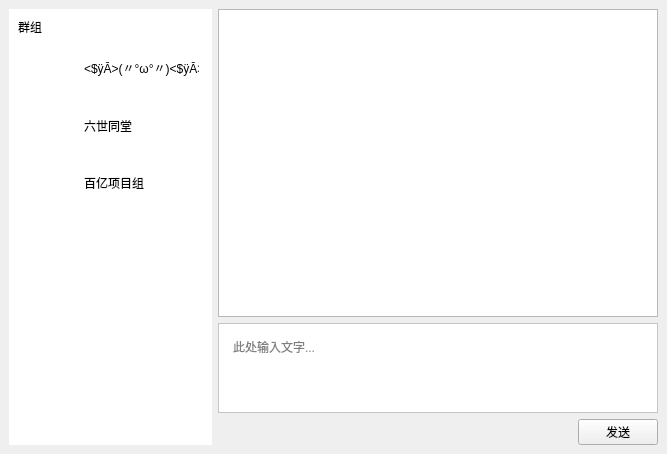
<?xml version="1.0" encoding="UTF-8"?>
<ui version="4.0">
 <class>MainWindow</class>
 <widget class="QMainWindow" name="MainWindow">
  <property name="geometry">
   <rect>
    <x>0</x>
    <y>0</y>
    <width>667</width>
    <height>454</height>
   </rect>
  </property>
  <property name="minimumSize">
   <size>
    <width>667</width>
    <height>454</height>
   </size>
  </property>
  <property name="windowTitle">
   <string>MainWindow</string>
  </property>
  <widget class="QWidget" name="centralwidget">
   <layout class="QVBoxLayout" name="verticalLayout_5">
    <item>
     <layout class="QGridLayout" name="gridLayout">
      <item row="0" column="0">
       <widget class="QWidget" name="widget" native="true">
        <property name="styleSheet">
         <string notr="true">background-color: rgb(255, 255, 255);
</string>
        </property>
        <layout class="QVBoxLayout" name="verticalLayout_4">
         <item>
          <widget class="QLabel" name="label">
           <property name="styleSheet">
            <string notr="true">font: 87 11pt &quot;Arial&quot;;</string>
           </property>
           <property name="text">
            <string>群组</string>
           </property>
          </widget>
         </item>
         <item>
          <layout class="QVBoxLayout" name="verticalLayout_3">
           <item>
            <widget class="QWidget" name="group1" native="true">
             <property name="minimumSize">
              <size>
               <width>0</width>
               <height>51</height>
              </size>
             </property>
             <widget class="QWidget" name="layoutWidget_4">
              <property name="geometry">
               <rect>
                <x>0</x>
                <y>0</y>
                <width>185</width>
                <height>53</height>
               </rect>
              </property>
              <layout class="QHBoxLayout" name="horizontalLayout_6">
               <item>
                <spacer name="horizontalSpacer_6">
                 <property name="orientation">
                  <enum>Qt::Horizontal</enum>
                 </property>
                 <property name="sizeType">
                  <enum>QSizePolicy::Fixed</enum>
                 </property>
                 <property name="sizeHint" stdset="0">
                  <size>
                   <width>5</width>
                   <height>1</height>
                  </size>
                 </property>
                </spacer>
               </item>
               <item>
                <widget class="QLabel" name="groupHead_1">
                 <property name="sizePolicy">
                  <sizepolicy hsizetype="Fixed" vsizetype="Fixed">
                   <horstretch>0</horstretch>
                   <verstretch>0</verstretch>
                  </sizepolicy>
                 </property>
                 <property name="minimumSize">
                  <size>
                   <width>51</width>
                   <height>51</height>
                  </size>
                 </property>
                 <property name="maximumSize">
                  <size>
                   <width>51</width>
                   <height>51</height>
                  </size>
                 </property>
                 <property name="styleSheet">
                  <string notr="true"/>
                 </property>
                 <property name="text">
                  <string/>
                 </property>
                 <property name="pixmap">
                  <pixmap resource="MainWindow.qrc">:/image/group_1</pixmap>
                 </property>
                 <property name="scaledContents">
                  <bool>true</bool>
                 </property>
                </widget>
               </item>
               <item>
                <widget class="QLabel" name="label_13">
                 <property name="sizePolicy">
                  <sizepolicy hsizetype="Preferred" vsizetype="Fixed">
                   <horstretch>0</horstretch>
                   <verstretch>0</verstretch>
                  </sizepolicy>
                 </property>
                 <property name="minimumSize">
                  <size>
                   <width>0</width>
                   <height>51</height>
                  </size>
                 </property>
                 <property name="maximumSize">
                  <size>
                   <width>115</width>
                   <height>51</height>
                  </size>
                 </property>
                 <property name="text">
                  <string>&lt;$ÿĀ&gt;(〃°ω°〃)&lt;$ÿĀ&gt;</string>
                 </property>
                </widget>
               </item>
              </layout>
             </widget>
            </widget>
           </item>
           <item>
            <widget class="QWidget" name="group2" native="true">
             <property name="enabled">
              <bool>true</bool>
             </property>
             <property name="sizePolicy">
              <sizepolicy hsizetype="Preferred" vsizetype="Preferred">
               <horstretch>0</horstretch>
               <verstretch>0</verstretch>
              </sizepolicy>
             </property>
             <property name="minimumSize">
              <size>
               <width>115</width>
               <height>51</height>
              </size>
             </property>
             <property name="maximumSize">
              <size>
               <width>200</width>
               <height>51</height>
              </size>
             </property>
             <widget class="QWidget" name="layoutWidget_2">
              <property name="geometry">
               <rect>
                <x>0</x>
                <y>0</y>
                <width>185</width>
                <height>53</height>
               </rect>
              </property>
              <layout class="QHBoxLayout" name="horizontalLayout_4">
               <item>
                <spacer name="horizontalSpacer_4">
                 <property name="orientation">
                  <enum>Qt::Horizontal</enum>
                 </property>
                 <property name="sizeType">
                  <enum>QSizePolicy::Fixed</enum>
                 </property>
                 <property name="sizeHint" stdset="0">
                  <size>
                   <width>5</width>
                   <height>1</height>
                  </size>
                 </property>
                </spacer>
               </item>
               <item>
                <widget class="QLabel" name="groupHead_2">
                 <property name="sizePolicy">
                  <sizepolicy hsizetype="Fixed" vsizetype="Fixed">
                   <horstretch>0</horstretch>
                   <verstretch>0</verstretch>
                  </sizepolicy>
                 </property>
                 <property name="minimumSize">
                  <size>
                   <width>51</width>
                   <height>51</height>
                  </size>
                 </property>
                 <property name="maximumSize">
                  <size>
                   <width>51</width>
                   <height>51</height>
                  </size>
                 </property>
                 <property name="styleSheet">
                  <string notr="true"/>
                 </property>
                 <property name="text">
                  <string/>
                 </property>
                 <property name="pixmap">
                  <pixmap resource="MainWindow.qrc">:/image/group_2</pixmap>
                 </property>
                 <property name="scaledContents">
                  <bool>true</bool>
                 </property>
                </widget>
               </item>
               <item>
                <widget class="QLabel" name="label_9">
                 <property name="sizePolicy">
                  <sizepolicy hsizetype="Preferred" vsizetype="Preferred">
                   <horstretch>0</horstretch>
                   <verstretch>0</verstretch>
                  </sizepolicy>
                 </property>
                 <property name="minimumSize">
                  <size>
                   <width>115</width>
                   <height>51</height>
                  </size>
                 </property>
                 <property name="maximumSize">
                  <size>
                   <width>115</width>
                   <height>51</height>
                  </size>
                 </property>
                 <property name="text">
                  <string>六世同堂</string>
                 </property>
                </widget>
               </item>
              </layout>
             </widget>
            </widget>
           </item>
           <item>
            <widget class="QWidget" name="group3" native="true">
             <property name="sizePolicy">
              <sizepolicy hsizetype="Preferred" vsizetype="Preferred">
               <horstretch>0</horstretch>
               <verstretch>0</verstretch>
              </sizepolicy>
             </property>
             <property name="minimumSize">
              <size>
               <width>185</width>
               <height>51</height>
              </size>
             </property>
             <widget class="QWidget" name="layoutWidget_3">
              <property name="geometry">
               <rect>
                <x>0</x>
                <y>0</y>
                <width>185</width>
                <height>53</height>
               </rect>
              </property>
              <layout class="QHBoxLayout" name="horizontalLayout_5">
               <item>
                <spacer name="horizontalSpacer_5">
                 <property name="orientation">
                  <enum>Qt::Horizontal</enum>
                 </property>
                 <property name="sizeType">
                  <enum>QSizePolicy::Fixed</enum>
                 </property>
                 <property name="sizeHint" stdset="0">
                  <size>
                   <width>5</width>
                   <height>1</height>
                  </size>
                 </property>
                </spacer>
               </item>
               <item>
                <widget class="QLabel" name="groupHead_3">
                 <property name="sizePolicy">
                  <sizepolicy hsizetype="Fixed" vsizetype="Fixed">
                   <horstretch>0</horstretch>
                   <verstretch>0</verstretch>
                  </sizepolicy>
                 </property>
                 <property name="minimumSize">
                  <size>
                   <width>51</width>
                   <height>51</height>
                  </size>
                 </property>
                 <property name="maximumSize">
                  <size>
                   <width>51</width>
                   <height>51</height>
                  </size>
                 </property>
                 <property name="styleSheet">
                  <string notr="true"/>
                 </property>
                 <property name="text">
                  <string/>
                 </property>
                 <property name="pixmap">
                  <pixmap resource="MainWindow.qrc">:/image/group_3</pixmap>
                 </property>
                 <property name="scaledContents">
                  <bool>true</bool>
                 </property>
                </widget>
               </item>
               <item>
                <widget class="QLabel" name="label_11">
                 <property name="sizePolicy">
                  <sizepolicy hsizetype="Fixed" vsizetype="Preferred">
                   <horstretch>0</horstretch>
                   <verstretch>0</verstretch>
                  </sizepolicy>
                 </property>
                 <property name="minimumSize">
                  <size>
                   <width>115</width>
                   <height>51</height>
                  </size>
                 </property>
                 <property name="maximumSize">
                  <size>
                   <width>115</width>
                   <height>51</height>
                  </size>
                 </property>
                 <property name="text">
                  <string>百亿项目组</string>
                 </property>
                </widget>
               </item>
              </layout>
             </widget>
            </widget>
           </item>
          </layout>
         </item>
         <item>
          <spacer name="verticalSpacer">
           <property name="orientation">
            <enum>Qt::Vertical</enum>
           </property>
           <property name="sizeHint" stdset="0">
            <size>
             <width>20</width>
             <height>40</height>
            </size>
           </property>
          </spacer>
         </item>
        </layout>
       </widget>
      </item>
      <item row="0" column="1">
       <layout class="QVBoxLayout" name="verticalLayout_2" stretch="4,1,0">
        <property name="sizeConstraint">
         <enum>QLayout::SetDefaultConstraint</enum>
        </property>
        <item>
         <widget class="QScrollArea" name="scrollArea">
          <property name="styleSheet">
           <string notr="true">#scrollWidget{
	background-color: rgb(255, 255, 255);

}</string>
          </property>
          <property name="widgetResizable">
           <bool>true</bool>
          </property>
          <widget class="QWidget" name="scrollWidget">
           <property name="geometry">
            <rect>
             <x>0</x>
             <y>0</y>
             <width>428</width>
             <height>291</height>
            </rect>
           </property>
           <property name="minimumSize">
            <size>
             <width>0</width>
             <height>0</height>
            </size>
           </property>
           <widget class="QWidget" name="verticalLayoutWidget">
            <property name="geometry">
             <rect>
              <x>0</x>
              <y>0</y>
              <width>431</width>
              <height>291</height>
             </rect>
            </property>
            <layout class="QVBoxLayout" name="verticalLayout">
             <property name="sizeConstraint">
              <enum>QLayout::SetFixedSize</enum>
             </property>
            </layout>
           </widget>
          </widget>
         </widget>
        </item>
        <item>
         <widget class="QTextEdit" name="textEdit">
          <property name="enabled">
           <bool>true</bool>
          </property>
          <property name="maximumSize">
           <size>
            <width>16777215</width>
            <height>16777215</height>
           </size>
          </property>
          <property name="styleSheet">
           <string notr="true">padding: 10px;
background-color: rgb(255, 255, 255);</string>
          </property>
          <property name="markdown">
           <string/>
          </property>
          <property name="html">
           <string>&lt;!DOCTYPE HTML PUBLIC &quot;-//W3C//DTD HTML 4.0//EN&quot; &quot;http://www.w3.org/TR/REC-html40/strict.dtd&quot;&gt;
&lt;html&gt;&lt;head&gt;&lt;meta name=&quot;qrichtext&quot; content=&quot;1&quot; /&gt;&lt;style type=&quot;text/css&quot;&gt;
p, li { white-space: pre-wrap; }
&lt;/style&gt;&lt;/head&gt;&lt;body style=&quot; font-family:'SimSun'; font-size:9.16364pt; font-weight:400; font-style:normal;&quot;&gt;
&lt;p style=&quot;-qt-paragraph-type:empty; margin-top:0px; margin-bottom:0px; margin-left:0px; margin-right:0px; -qt-block-indent:0; text-indent:0px; font-size:9.16364pt;&quot;&gt;&lt;br /&gt;&lt;/p&gt;&lt;/body&gt;&lt;/html&gt;</string>
          </property>
          <property name="placeholderText">
           <string>此处输入文字...  </string>
          </property>
         </widget>
        </item>
        <item alignment="Qt::AlignRight">
         <widget class="QPushButton" name="pushBtn">
          <property name="text">
           <string>发送</string>
          </property>
         </widget>
        </item>
       </layout>
      </item>
     </layout>
    </item>
   </layout>
  </widget>
 </widget>
 <resources>
  <include location="MainWindow.qrc"/>
 </resources>
 <connections/>
</ui>
